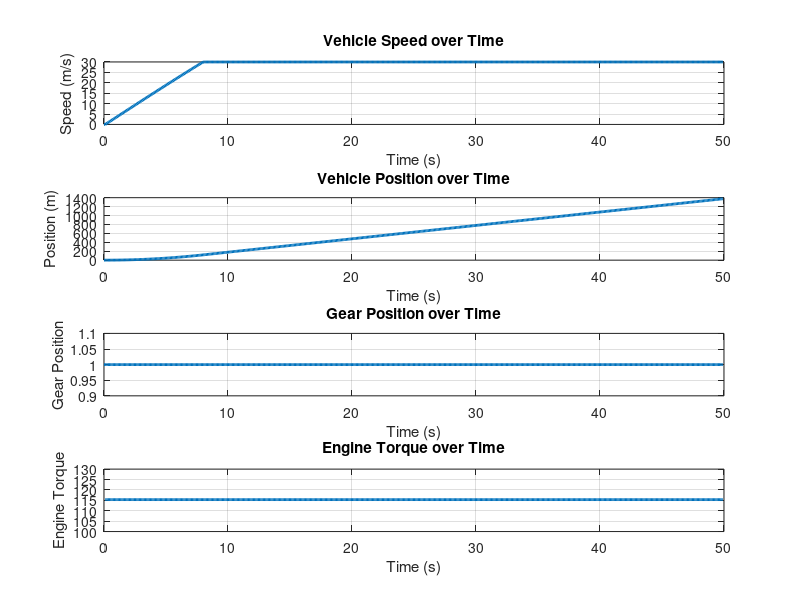

The MATLAB source for this figure:
% Vehicle Model Parameters
M = 1420;                % Vehicle mass (kg)
rho = 1.205;             % Air density (kg/m^3)
A_f = 1.7;               % Frontal area (m^2)
C_d = 0.36;              % Drag coefficient (air resistance)
f_rr = 0.011;            % Rolling resistance coefficient
eta_t = 0.94;            % Drive train total efficiency
r_w = 0.33;              % Dynamic tire radius (m)
g = 9.81;                % Gravitational acceleration (m/s^2)
alpha = 0;               % Road slope (flat road)

% Acceleration limits
a_h_max = 0.4 * g;       % Maximum allowed acceleration (m/s^2)
a_h_bmax = g;
F_b_max = M*a_h_bmax;    % Calculated from F=ma, where a = 0.4*g
T_peak = 260;            % Peak Engine Torque (NM)
w_f_peak = 315;          % Peak Engine Speed (rad/sec)
w_f_max = 733;           % Max Engine Speed (rad/sec)
v_lim = 30;
% Time settings
dt = 0.1;                % Time step (seconds)
N = 500;                 % Number of time steps
time = (0:N-1)*dt;       % Time vector
t_react = 0.8;           % Reaction Time (seconds)
% Define the state struct x
x = struct();
x.v_h = zeros(N, 1);      % Vehicle speed (m/s)
x.s_h = zeros(N, 1);      % Vehicle position (m)
x.n_g = ones(N, 1);      % Gear position (initialized to gear 0 for simplicity)

% Define the control input struct u
u = struct();
u.T_f = 200* ones(N, 1); % Engine torque (Nm)
u.F_b = zeros(N, 1);      % Brake force (N)
u.u_g = zeros(N, 1);      % Gearshift command (shift, sustain, upshift)

% Gear ratio array (I_g) for each gear (AMT with 5 gears)
I_g = [17.23, 9.78, 6.42, 4.89, 4.08];  % Gear ratios for 5 gears

%% 
w_f = @(k) min(30/(pi*r_w) * I_g(x.n_g(k)) * x.v_h(k), w_f_max);
T_f_max = @(k) T_peak * min(1, w_f_peak/w_f(k));
%% Forces and Accelerations
% Function to calculate acceleration components
get_accelerations = @(x, k) ...
    (rho * A_f * C_d / (2 * M)) * x.v_h(k)^2 + ...   % Air resistance
    g * f_rr * cos(alpha) + ...                 % Rolling resistance
    g * sin(alpha);                             % Gravity (set to 0 for flat road)
% Updated Vehicle dynamics with gearshift, forces, and constraints
f = @(x, u, k) [ ...
    (eta_t / (M * r_w)) * u.T_f(k) * I_g(x.n_g(k)) - (u.F_b(k) / M) - get_accelerations(x, k) % Speed update with constraints (f1)
    x.v_h(k);                                                               % Position update (f2)
    max(1, min(x.n_g(k) + u.u_g(k), length(I_g)))];                          % Gear position update with bounds (f3)

% Initial conditions
x.v_h(1) = 0;              % Initial speed (m/s)
x.s_h(1) = 0;              % Initial position (m)
x.n_g(1) = 1;              % Initial gear (starting in gear 1)

%% Velocity constraints
%v_h_m1
%v_h_m2 = -a_h_bmax * t_react
T_w_max = @(k) T_peak * I_g(x.n_g(k)) * eta_t;
v_h_m3 = @(k) x.v_h(k) + eta_t * T_w_max(k) - get_accelerations(x, k); % (13c)


%% Fuel Rate Polynomial
kappa = [0.1, 0.01, 0.001;    
         0.05, 0.005, 0.0005; 
         0.01, 0.001, 0.0001];
TWF = @(k) [T_f(k)^0 * w_f(k)^0, T_f(k)^0 * w_f(k)^1, T_f(k)^0 * w_f(k)^2;
            T_f(k)^1 * w_f(k)^0, T_f(k)^1 * w_f(k)^1, T_f(k)^1 * w_f(k)^2;
            T_f(k)^2 * w_f(k)^0, T_f(k)^2 * w_f(k)^1, T_f(k)^2 * w_f(k)^2];
m_fuel_dot = @(k) kappa .* TWF(k); % (7)
%% Penalties
w_r = 1;
w_c = 0.5;
v_ref = 30;
v_f = 30; % terminal speed needs to be clarified
phi = 1;
P = @(x, u, k) (u.T_f(k) * I_g(x.n_g(k)) - u.T_f(k - 1) * I_g(x.n_g(k - 1)))^2 + u.F_b(k)^2; % (6)
L = @(x, u, k) m_fuel_dot(k) + w_r*(x.v_h(k) - v_ref)^2 + w_c*P(x, u, k); % (5)
J = @(x, u, k) L(x, u, k)*dt + phi*(x.v_h(k + 1) - v_f)^2;  % (4)
%% Simulation Loop with Constraints

for k = 2:N-1
    % Apply physical constraints to the control inputs
    u.T_f(k) = min(max(u.T_f(k), 0), T_f_max(k));   % Constrain engine torque based on wf
    % Compute the current acceleration based on all forces
    f_update = f(x, u, k);                       % Get the full dynamics output
    total_acceleration = f_update(1);           % Extract the total acceleration (first element)
    
    % Apply maximum acceleration limit
    if total_acceleration > a_h_max
        % Scale down the engine torque to enforce acceleration limit
        scale_factor = a_h_max / total_acceleration;
        u.T_f(k) = u.T_f(k) * scale_factor;  % Scale down the engine torque
        
        % Recalculate the total acceleration with the scaled torque
        f_update = f(x, u, k);                    
        total_acceleration = f_update(1);  % Updated acceleration after scaling
    end
    
    % Update the states using the limited acceleration
    if k > 2
        x.v_h(k+1) = min(min(x.v_h(k) + total_acceleration * dt, v_lim) , v_h_m3(k));
    else
        x.v_h(k+1) = min(x.v_h(k) + total_acceleration * dt, v_lim); % Speed update
    end
    x.s_h(k+1) = x.s_h(k) + x.v_h(k) * dt;              % Position update
    x.n_g(k+1) = f_update(3);                           % Gear position update
    
    u.F_b(k + 1) = u.F_b(k);
    u.T_f(k + 1) = u.T_f(k);
    u.u_g(k + 1) = u.u_g(k);

    %%%%
end

% Plot Results
figure;
subplot(4, 1, 1);
plot(time, x.v_h, 'LineWidth', 2);
xlabel('Time (s)');
ylabel('Speed (m/s)');
title('Vehicle Speed over Time');
grid on;

subplot(4, 1, 2);
plot(time, x.s_h, 'LineWidth', 2);
xlabel('Time (s)');
ylabel('Position (m)');
title('Vehicle Position over Time');
grid on;

subplot(4, 1, 3);
plot(time, x.n_g, 'LineWidth', 2);
xlabel('Time (s)');
ylabel('Gear Position');
title('Gear Position over Time');
grid on;

subplot(4, 1, 4);
plot(time(2:end), u.T_f(2:end), 'LineWidth', 2);
xlabel('Time (s)');
ylabel('Engine Torque');
title('Engine Torque over Time');
grid on;

%% Preceeding Vehicle States
px = struct();
px.v_p = zeros(N, 1);      % Vehicle speed (m/s)
px.s_p = zeros(N, 1);      % Vehicle position (m)
%px.s_p(k + 1) = px.s_p(k) + px.x_p(k)*dt % distance update 
%% Prediction


%% p-Functions